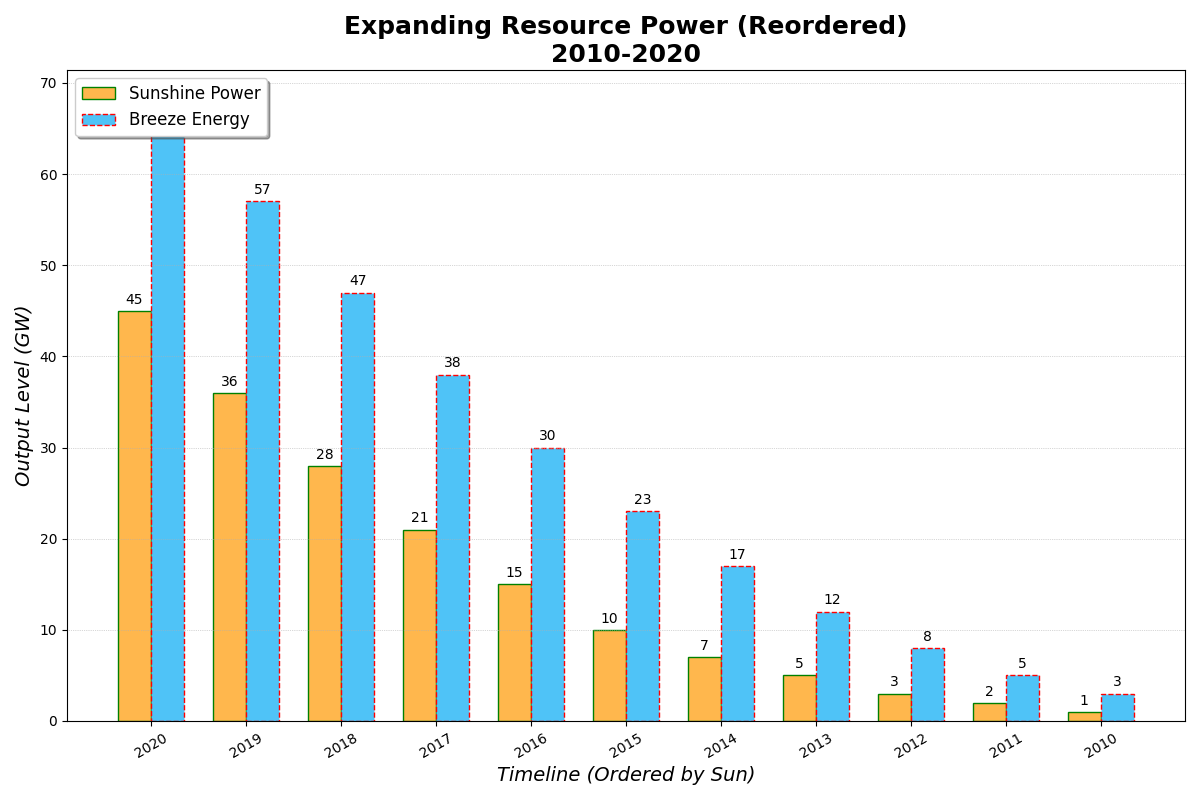

This chart was generated by the following Python code:
import matplotlib.pyplot as plt
import numpy as np

years = np.arange(2010, 2021)
solar_capacity = [1, 2, 3, 5, 7, 10, 15, 21, 28, 36, 45]
wind_capacity = [3, 5, 8, 12, 17, 23, 30, 38, 47, 57, 68]
colors = ['#FFB74D', '#4FC3F7']

# Sort the capacities and years in descending order
sorted_indices = np.argsort(solar_capacity)[::-1]
solar_capacity_sorted = np.array(solar_capacity)[sorted_indices]
wind_capacity_sorted = np.array(wind_capacity)[sorted_indices]
years_sorted = years[sorted_indices]

fig, ax = plt.subplots(figsize=(12, 8))

bar_width = 0.35
indices = np.arange(len(years))

bars1 = ax.bar(indices - bar_width/2, solar_capacity_sorted, bar_width, color=colors[0], edgecolor='green', linestyle='-', label='Sunshine Power')
bars2 = ax.bar(indices + bar_width/2, wind_capacity_sorted, bar_width, color=colors[1], edgecolor='red', linestyle='--', label='Breeze Energy')

ax.set_title('Expanding Resource Power (Reordered)\n2010-2020', fontsize=18, fontweight='bold')
ax.set_xlabel('Timeline (Ordered by Sun)', fontsize=14, fontstyle='italic')
ax.set_ylabel('Output Level (GW)', fontsize=14, fontstyle='italic')
ax.set_xticks(indices)
ax.set_xticklabels(years_sorted, rotation=30, fontsize=10)
ax.legend(loc='upper left', fontsize=12, shadow=True)

def add_labels(bars):
    for bar in bars:
        height = bar.get_height()
        ax.annotate('{}'.format(height),
                    xy=(bar.get_x() + bar.get_width() / 2, height),
                    xytext=(0, 3), 
                    textcoords="offset points",
                    ha='center', va='bottom')

add_labels(bars1)
add_labels(bars2)

plt.grid(True, linestyle=':', linewidth=0.5, axis='y')
plt.tight_layout()
plt.show()
